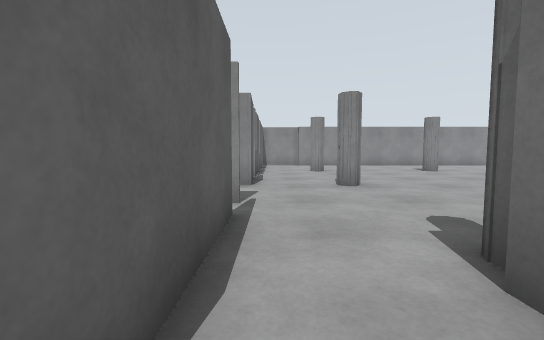
View 1 (above)

24 first-person views from a walk through a Gazebo world. The camera is 0.94 m above the floor, tilts 4° down and sees 90° across. The floor is counted in squares, 1 m on a side. Each view is taken from the middle of a square. On the plan, view 1 faces up. The plan holds only what a view shows up to about 11 squares ahead; the rest is blank. The place goes on beyond the plan. The robots in the file are not drawn.

View 2
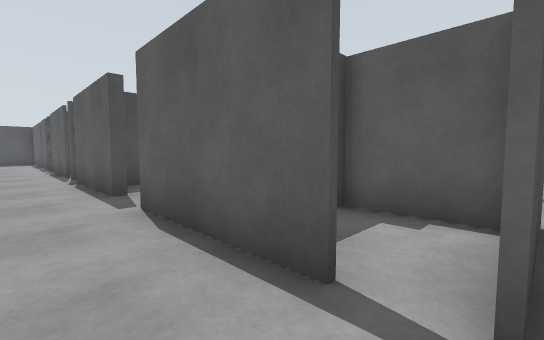

View 3
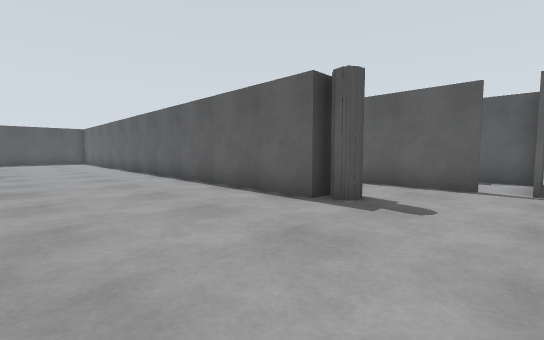

View 4
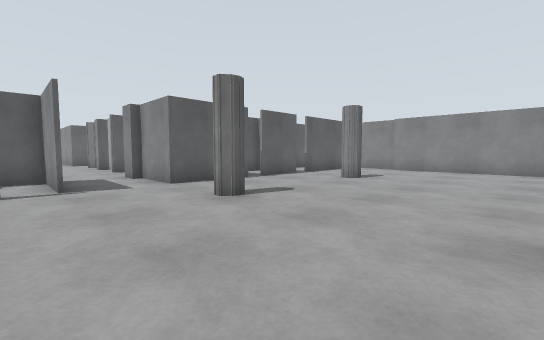

View 5
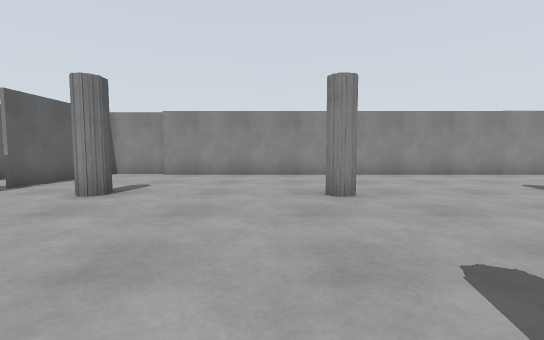

View 6
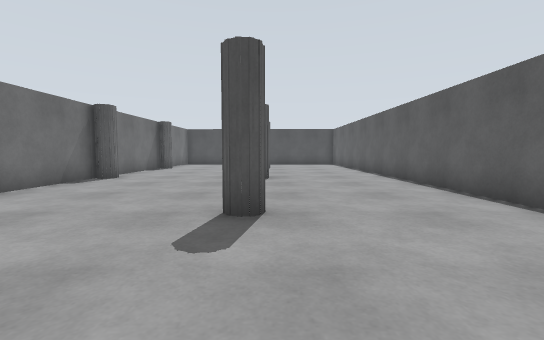

View 7
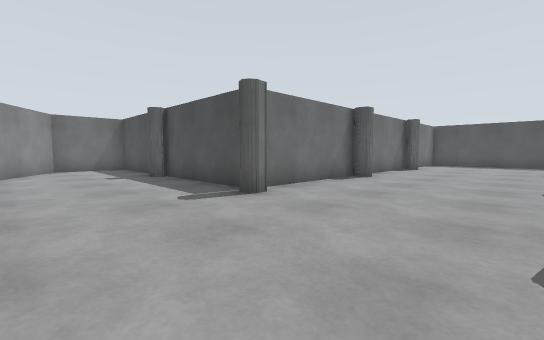

View 8
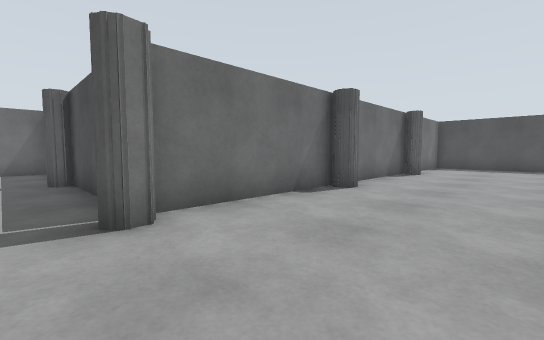

View 9
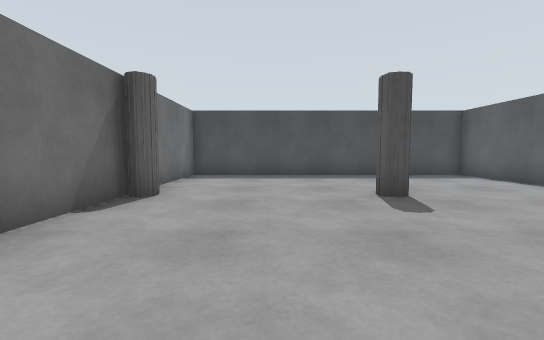

View 10
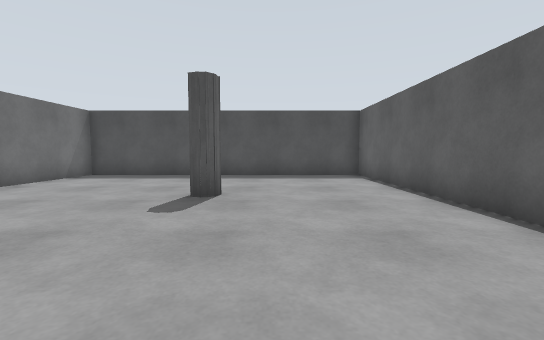

View 11
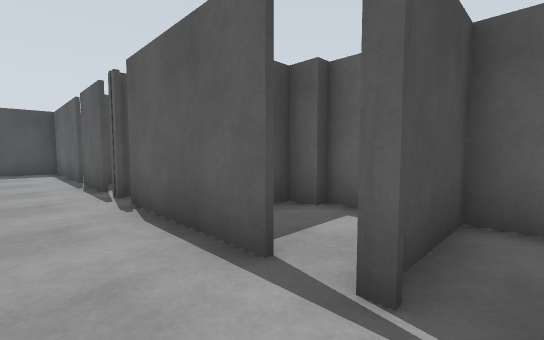

View 12
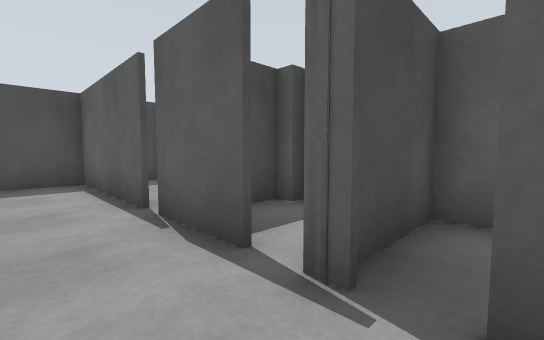

View 13
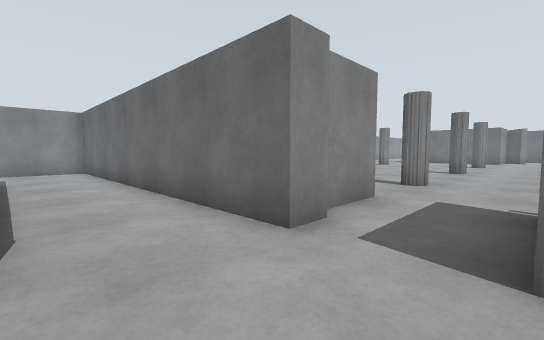

View 14
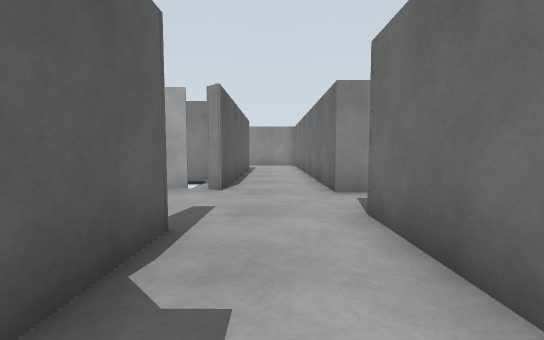

View 15
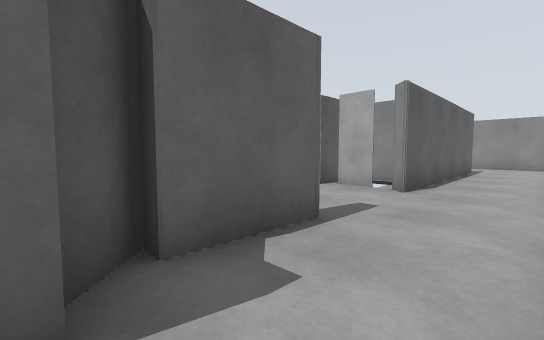

View 16
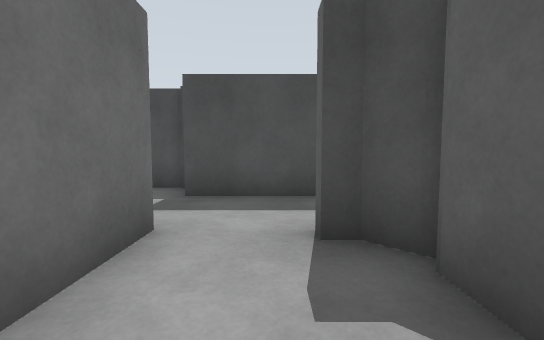

View 17
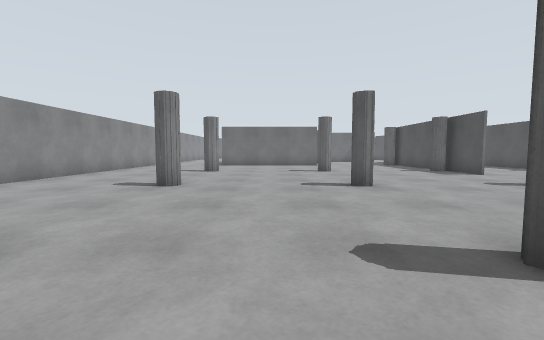

View 18
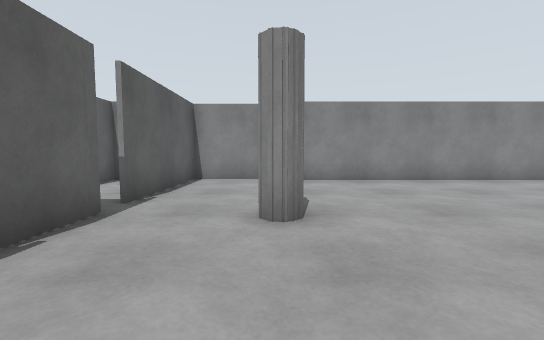

View 19
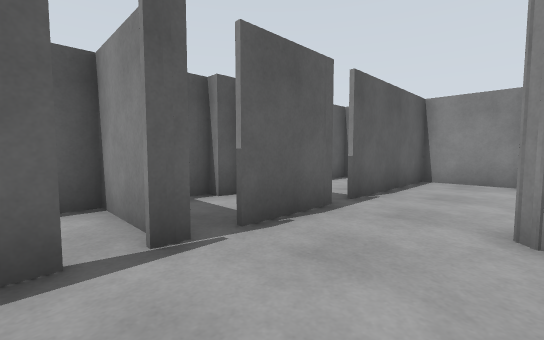

View 20
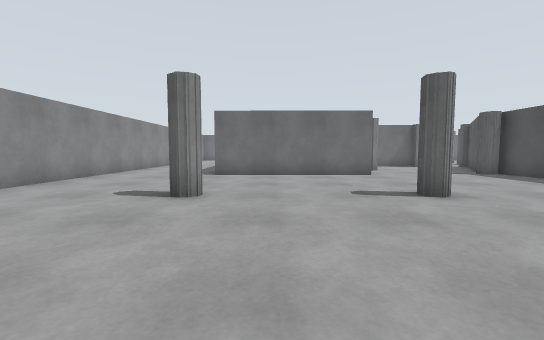

View 21
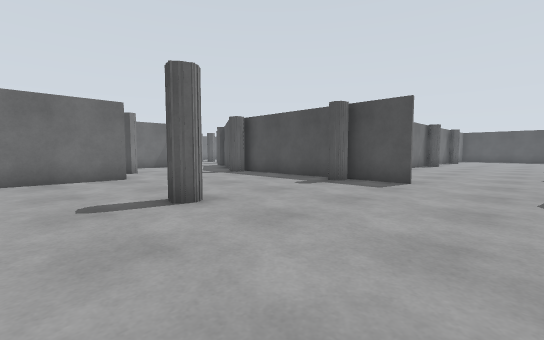

View 22
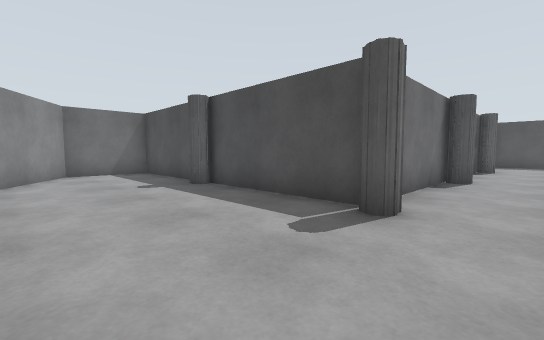

View 23
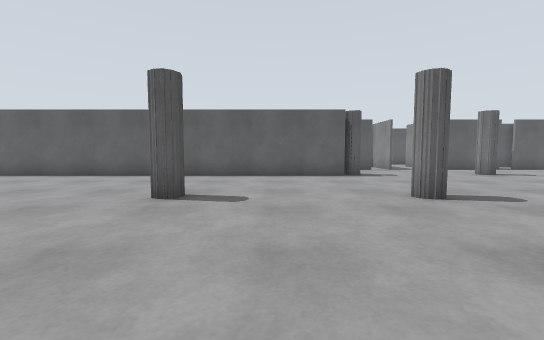

View 24
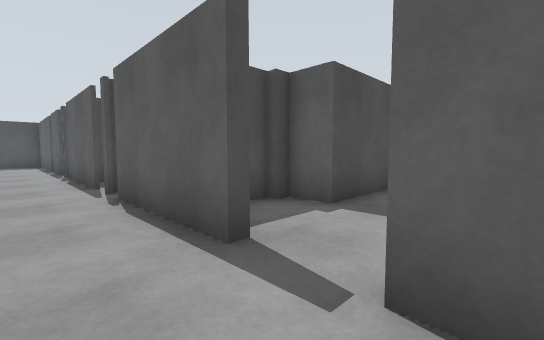

### Floor plan
Points are (right, up) in squares from view 1. A wall is a line through its corners. A room is listed if a view was taken in it or the views show most of it. See-through windows are left out.
Room 1 (views 1, 11, 12)
walls: (-0.6, -11.1) (-0.6, -11.3); (-0.6, -6.6) (-0.6, -10.2); (-0.6, -12) (-0.6, -14.1); (-0.6, -14.6) (-0.6, -19) (1, -19); (-0.6, -1.2) (-0.6, -5)
ways out: opening at (0.5, 1.5) to room 2; opening at (-1, -0.5) to room 4; gap at (-1, -7) to room 7; gap at (-1, -12); gap at (-1, -10)
Room 2 (views 2, 3, 4, 5, 6, 7, 8, 9, 10, 17, 18, 19, 20, 21, 22, 23, 24)
walls: (10.6, 1.7) (18.1, 1.7); (12.5, 2.4) (13, 2.6); (7.2, 7.3) (7.1, 7.8); (7, 7.3) (7.3, 7.9); (2, 1.8) (2.6, 1.8) (2.6, -18.6) (13.1, -18.7) (13.1, -15); (12.3, -3.4) (12.6, -2.8); (12.5, -3.4) (12.5, -2.9); (17.7, 7) (17.7, 13.3); (-0.6, 4) (-0.6, 0.3); (12.5, 12.5) (12.5, 12.9) (12.7, 13.2); (-0.6, 9.4) (-0.6, 7.4) (-2.8, 7.4); (12.5, -8.2) (13, -8.1); (19.2, -3.4) (22.3, -3.4); (-0.6, 10.4) (-0.6, 9.9); (2.4, 13.2) (2.4, 12.7); (-2.6, 7.1) (-3.6, 7.1) (-3.6, 18.2); (-3.6, 5) (-0.5, 5); (-3.1, 7.5) (-3.1, 7); (22.5, -0.4) (20.3, 1); (-0.6, 13.2) (-0.6, 11); (1.6, 18.1) (-0.6, 18.1) (-0.6, 13.8); (18.1, 17.7) (1.6, 17.8); (13.1, -13.9) (13.1, -3.4) (17.9, -3.4) (17.7, -3.1) (18.1, -2.8); (-6, 14.5) (-6.2, 7.4); (-3.8, 18.5) (-6, 18.5)
ways out: opening at (0.5, 1.5) to room 1; opening at (-4, 7) to room 3; gap at (-1, 9) to room 5; gap at (-1, 4) to room 6
Room 3 (views 13, 14, 15, 16)
walls: (-6.2, 4.2) (-6.3, 1.9); (-6.7, 1.9) (-5.9, 1.2); (-3.6, 0.8) (-3.6, 5); (-6, -1.7) (-3.2, -1.7); (-7, 9.6) (-7.5, 9.6)
ways out: opening at (-4, 7) to room 2; opening at (-3, -0.5) to room 4; opening at (-6, -0.5)
objects: door leaf (-7, 8)
Room 4 (no view inside)
walls: (-3.2, -1.7) (-3.2, -2.7) (-2.8, -2.7); (-2.8, -2.9) (-1.3, -2.9)
ways out: opening at (-1, -0.5) to room 1; opening at (-3, -0.5) to room 3
Room 5 (no view inside)
walls: (-1.1, 10.1) (-3.1, 10.2)
ways out: gap at (-1, 9) to room 2
Room 6 (no view inside)
walls: (-0.5, 4.9) (-3.1, 4.9) (-3.1, 2.5)
ways out: gap at (-1, 4) to room 2
Room 7 (no view inside)
walls: (-3.2, -7.1) (-3.2, -7.8); (-2.8, -8.4) (-0.8, -8.4)
ways out: gap at (-1, -7) to room 1

Positions as (right, up) in squares from view 1, and headings:
1: (0, 0), facing up
2: (1, 5), facing down-left
3: (7, 5), facing down-left
4: (7, 4), facing up-left
5: (6, 7), facing up
6: (7, 1), facing down
7: (8, 1), facing down-right
8: (9, -2), facing down-right
9: (10, -8), facing down
10: (6, -8), facing down
11: (1, -5), facing down-left
12: (1, -10), facing down-left
13: (-6, 5), facing up-right
14: (-5, 1), facing up
15: (-4, 1), facing up-left
16: (-5, 4), facing down
17: (0, 10), facing right
18: (2, 9), facing up
19: (2, 9), facing up-left
20: (7, 11), facing right
21: (8, 10), facing down-right
22: (11, 1), facing down-right
23: (13, -1), facing left
24: (1, 1), facing down-left
